Frame 1 (no input): blank canvas, image omitted
Frame 60 (the mouse pressed at the canvas centre just before this capture): blank canvas, image omitted
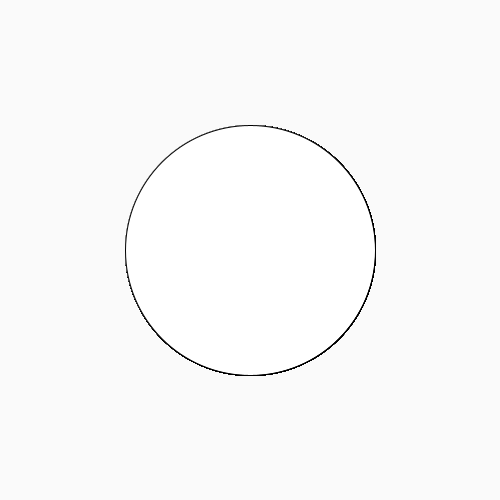
Frame 120 (the mouse held since frame 60 and released just before this capture)

The Processing sketch whose frames 1 and 60 were blank and that drew this single picture after the mouse press (run headless with seeded random() and noise(); from frame 60 on, the mouse is pressed at the canvas centre):

// Processing sketch: processing_85293
// ── processing_85293.pde

void setup()
{
  size(500, 500);
  background(250);
  smooth();
}



void draw()
{

//background(mouseX,mouseY,mouseX,mouseY);
fill(255);
ellipse(250,250,mouseX,mouseY);
println(mouseX);

}
